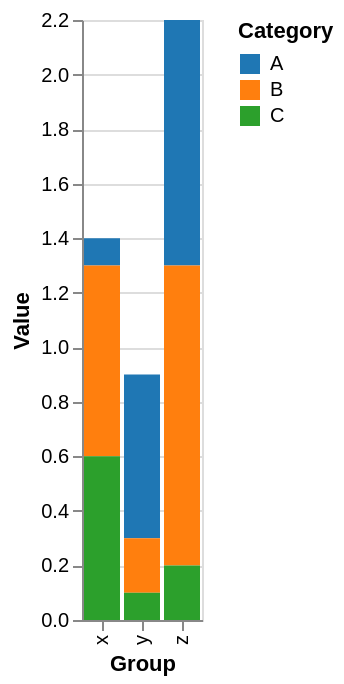

Write a Vega-Lite specification for this figure.
### Vega-Lite specification from a JSON file in a GitHub repository (floating-point values rounded to 4 significant figures)
{"$schema": "https://vega.github.io/schema/vega-lite/v6.json", "description": "A grouped bar chart to display values across different categories and groups", "data": {"name": "input_data"}, "mark": "bar", "encoding": {"x": {"field": "group", "type": "nominal", "axis": {"title": "Group"}}, "y": {"field": "value", "type": "quantitative", "axis": {"title": "Value"}}, "color": {"field": "category", "type": "nominal", "legend": {"title": "Category"}, "scale": {"scheme": "category10"}}}, "datasets": {"input_data": [{"category": "A", "group": "x", "value": 0.1}, {"category": "A", "group": "y", "value": 0.6}, {"category": "A", "group": "z", "value": 0.9}, {"category": "B", "group": "x", "value": 0.7}, {"category": "B", "group": "y", "value": 0.2}, {"category": "B", "group": "z", "value": 1.1}, {"category": "C", "group": "x", "value": 0.6}, {"category": "C", "group": "y", "value": 0.1}, {"category": "C", "group": "z", "value": 0.2}]}}
